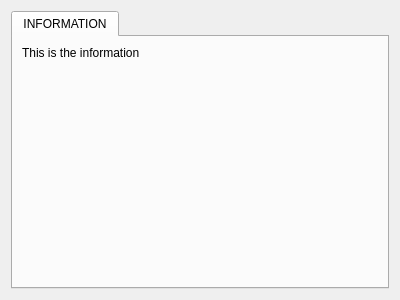
<?xml version="1.0" encoding="UTF-8"?>
<ui version="4.0">
 <class>CAboutWindow</class>
 <widget class="QWidget" name="CAboutWindow">
  <property name="geometry">
   <rect>
    <x>0</x>
    <y>0</y>
    <width>400</width>
    <height>300</height>
   </rect>
  </property>
  <layout class="QVBoxLayout" name="verticalLayout">
   <item>
    <widget class="QTabWidget" name="twPages">
     <property name="currentIndex">
      <number>0</number>
     </property>
     <widget class="QWidget" name="wInformations">
      <attribute name="title">
       <string>INFORMATION</string>
      </attribute>
      <layout class="QGridLayout" name="gridLayout">
       <property name="spacing">
        <number>10</number>
       </property>
       <item row="0" column="2" rowspan="2">
        <widget class="CVerticalButtonBar" name="vbbButtons" native="true">
         <zorder>horizontalSpacer</zorder>
        </widget>
       </item>
       <item row="1" column="0">
        <spacer name="verticalSpacer">
         <property name="orientation">
          <enum>Qt::Vertical</enum>
         </property>
         <property name="sizeHint" stdset="0">
          <size>
           <width>20</width>
           <height>160</height>
          </size>
         </property>
        </spacer>
       </item>
       <item row="0" column="0" colspan="2">
        <widget class="QLabel" name="lInformations">
         <property name="text">
          <string notr="true">This is the information</string>
         </property>
        </widget>
       </item>
       <item row="1" column="1">
        <spacer name="horizontalSpacer">
         <property name="orientation">
          <enum>Qt::Horizontal</enum>
         </property>
         <property name="sizeHint" stdset="0">
          <size>
           <width>40</width>
           <height>20</height>
          </size>
         </property>
        </spacer>
       </item>
      </layout>
     </widget>
    </widget>
   </item>
  </layout>
 </widget>
 <customwidgets>
  <customwidget>
   <class>CVerticalButtonBar</class>
   <extends>QWidget</extends>
   <header>CVerticalButtonBar.h</header>
   <container>1</container>
  </customwidget>
 </customwidgets>
 <resources/>
 <connections/>
</ui>
